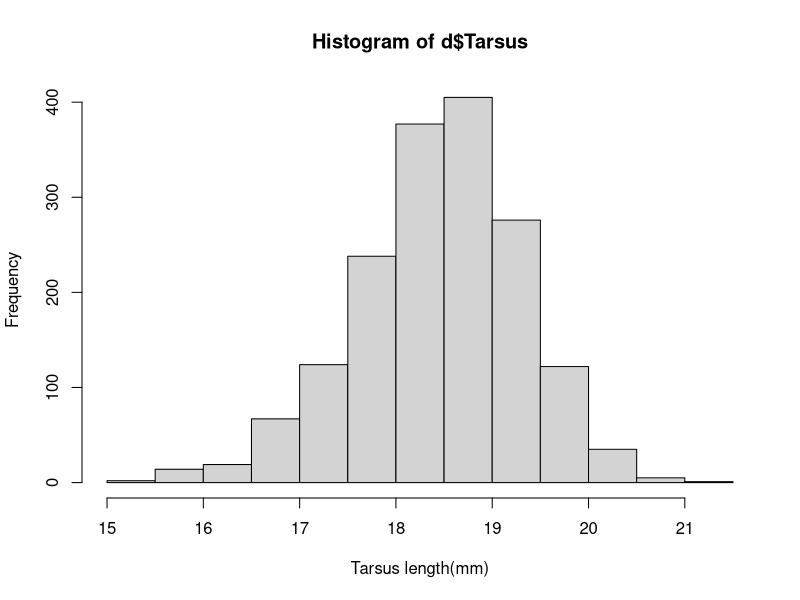
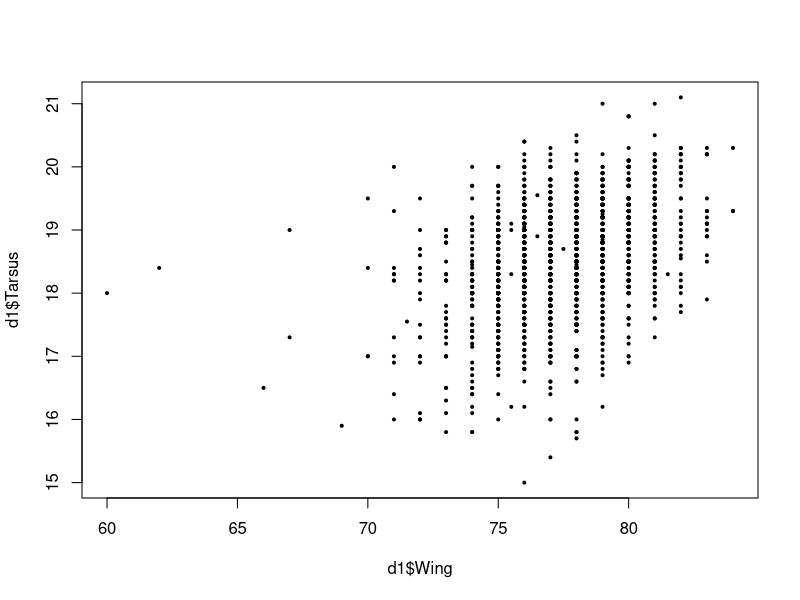
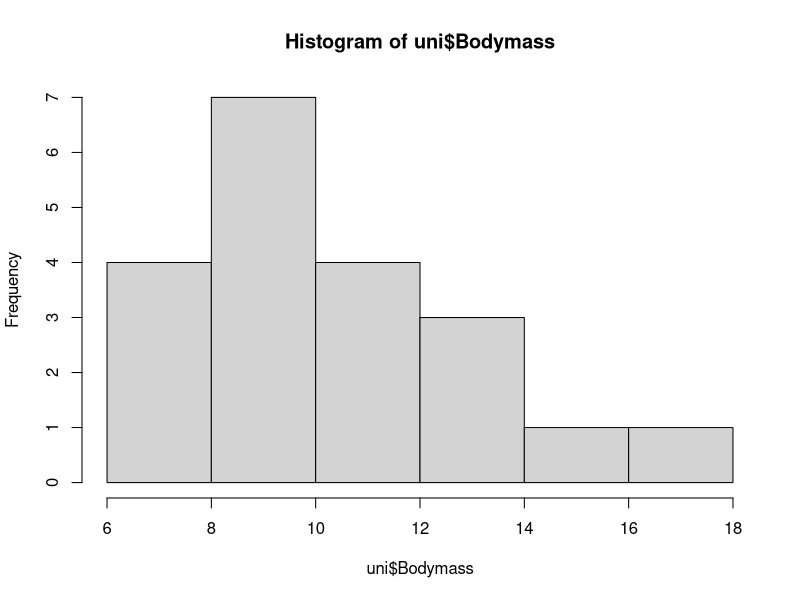
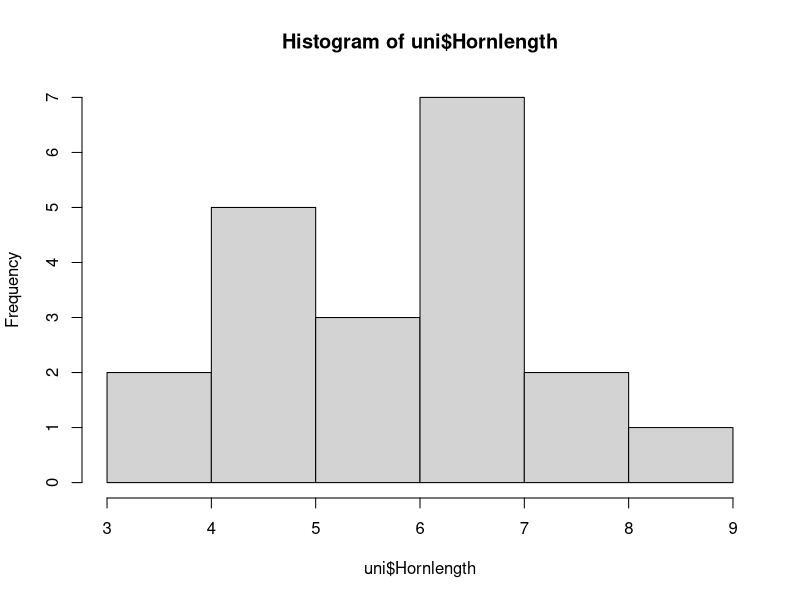
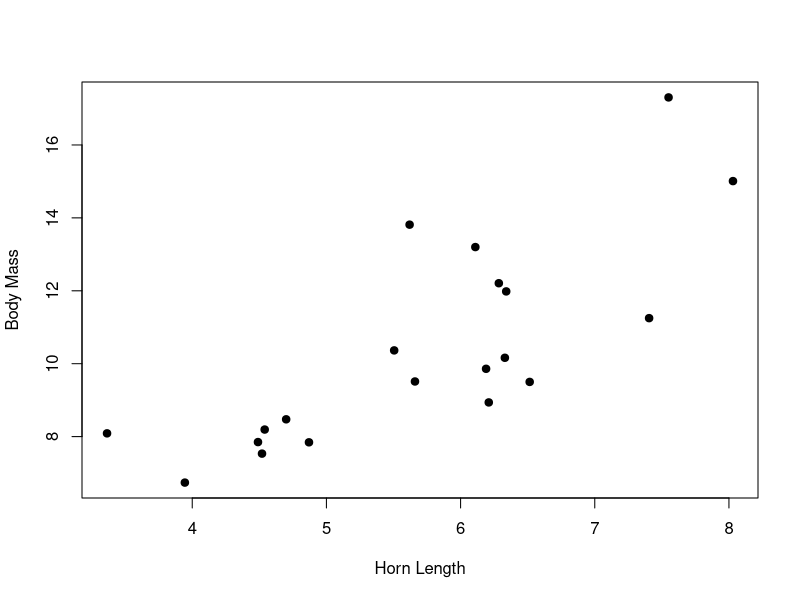
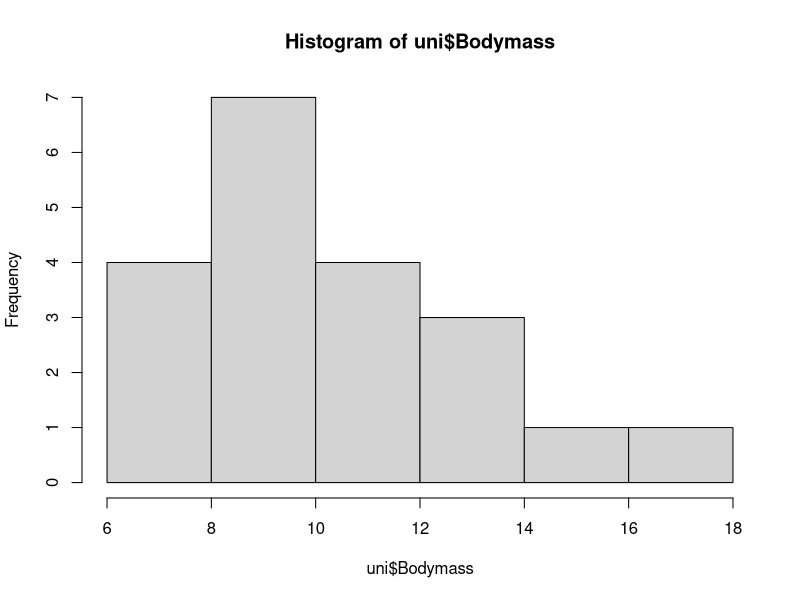
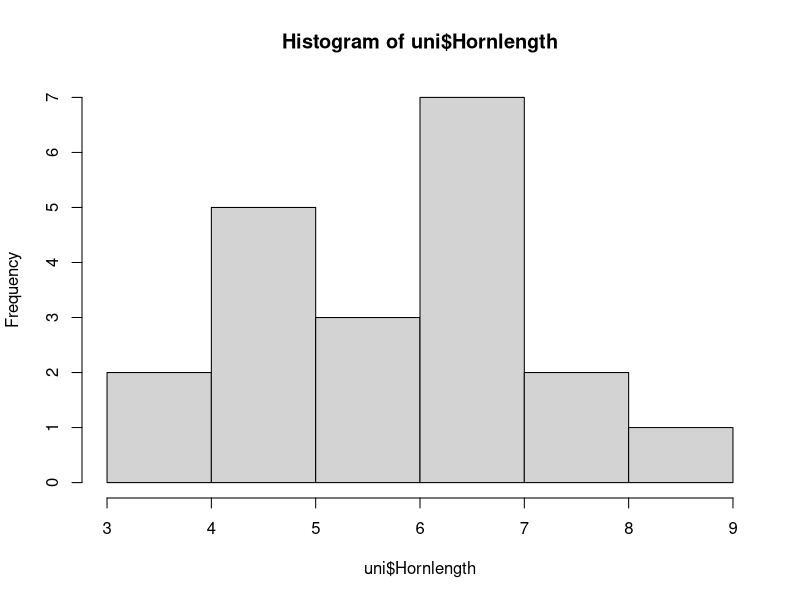
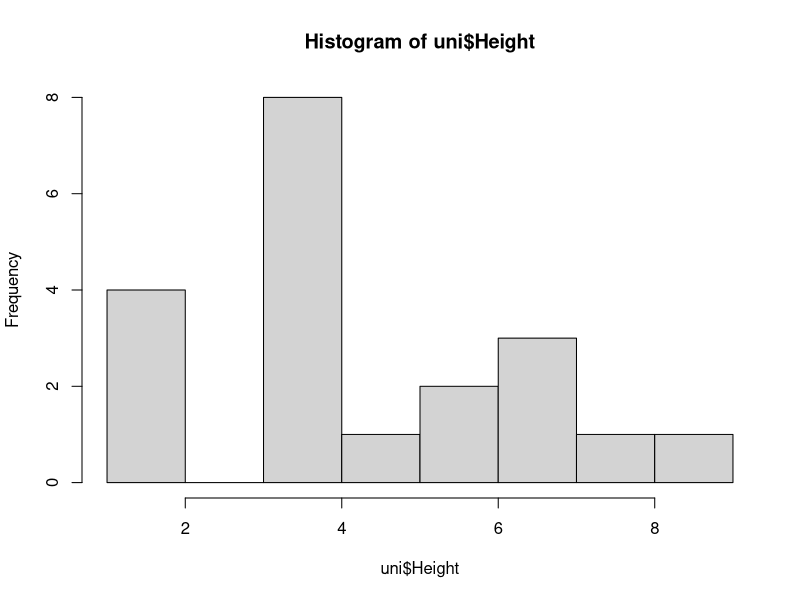

These charts were generated, in order, by the following R code:
## Desc: working through Handout 1 of Stats 2 with Julia
## Date: 13/01/2020
rm(list=ls())
d <- read.table("../data/SparrowSize.txt", header = T)
str(d)
names(d)
head(d)

#### Centrality and Spread ####
hist(d$Tarsus, xlab = "Tarsus length(mm)")
mean(d$Tarsus, na.rm = T)
var(d$Tarsus, na.rm = T)
sd(d$Tarsus, na.rm = T)


## Covariance
d1 <- subset(d, d$Tarsus != "NA")
d1 <- subset(d1, d1$Wing != "NA")
## dont match because they are not independant
sumz <- var(d1$Tarsus) + var(d1$Wing)
test <- var(d1$Tarsus + d1$Wing)

# plot(jitter(d1$Wing), d1$Tarsus, pch = 19, cex = .4)
plot(d1$Wing, d1$Tarsus, pch = 19, cex = .4)

# when you take covariance into account they match
cov(d1$Tarsus, d1$Wing)
sumz <- sumz + 2*cov(d1$Tarsus, d1$Wing)


## 10^2 * var^2(A) =  var^2(A * 10)

var(d1$Tarsus*10)
var(d1$Tarsus)*10^2


uni <- read.table("../data/RUnicorns.txt", header = T)
str(uni)
head(uni)
mean(uni$Bodymass)
sd(uni$Bodymass)
var(uni$Bodymass)
hist(uni$Bodymass)
mean(uni$Hornlength)
sd(uni$Hornlength)
var(uni$Hornlength)
hist(uni$Hornlength)
plot(uni$Bodymass~uni$Hornlength, pch = 19, xlab = "Horn Length", ylab = "Body Mass")



## Unicorn LM

hist(uni$Bodymass)
hist(uni$Hornlength)
hist(uni$Height)
cor.test(uni$Hornlength, uni$Height)
boxplot(uni$Bodymass~uni$Gender)
boxplot((uni$Bodymass~uni$Pregnant))
plot(uni$Hornlength[uni$Gender=="Female"], uni$Bodymass[uni$Gender== "Female"], pch = 19, xlab = "horn len", ylab = "body mass", xlim = c(2,10), ylim = c(6,19))
points(uni$Hornlength[uni$Gender=="Male"], uni$Bodymass[uni$Gender== "Male"], pch = 19, col = "red")
points(uni$Hornlength[uni$Gender=="Undecided"], uni$Bodymass[uni$Gender== "Undecided"], pch = 19, col = "green")

boxplot(uni$Bodymass~uni$Glizz)
plot(uni$Hornlength[uni$Glizz==0], uni$Bodymass[uni$Glizz==0], pch = 19, xlab = "Horn len", ylab = "Body Mass", xlim = c(2, 10), ylim = c(6,19))
points(uni$Hornlength[uni$Glizz==1], uni$Bodymass[uni$Glizz==1])


FullModel <- lm(uni$Bodymass~uni$Hornlength + uni$Gender + uni$Pregnant + uni$Glizz)
summary(FullModel)

u1 <- subset(uni, uni$Pregnant==0)
FullModel <- lm(u1$Bodymass~u1$Hornlength + u1$Gender + u1$Glizz)
summary(FullModel)

ReducedModel <- lm(u1$Bodymass~u1$Hornlength+u1$Glizz)
summary(ReducedModel)
plot(u1$Hornlength[u1$Glizz==0], u1$Bodymass[u1$Glizz==0], pch = 19, xlab = "horn Len", ylab = "body mass", xlim = c(2,10), ylim = c(6,19))
points(u1$Hornlength[u1$Glizz==1], u1$Bodymass[u1$Glizz==1], pch = 19, col = "red")
abline(ReducedModel)


ModForPlot <- lm(u1$Bodymass~u1$Hornlength)
summary(ModForPlot)
plot(u1$Hornlength[u1$Glizz==0], u1$Bodymass[u1$Glizz==0], pch = 19 ,  xlab = "horn len", ylab = " body mass", xlim = c(2,10), ylim = c(6,19))
points(u1$Hornlength[u1$Glizz==1], u1$Bodymass[u1$Glizz==1], pch = 19, col = "red")
abline(ModForPlot)

##check for independance of len and glizz

boxplot(u1$Hornlength~u1$Glizz)
t.test(u1$Hornlength~u1$Glizz)
plot(ReducedModel)

plot(u1$Hornlength[u1$Glizz==0], u1$Bodymass[u1$Glizz==0], pch = 10, xlab = "horn len", ylab = "body mass", xlim = c(3,8), ylim = c(6,15))
points(u1$Hornlength[u1$Glizz==1], u1$Bodymass[u1$Glizz==1], pch = 10, col = "red")
abline(ReducedModel)

#### Linear models - interpretation of interactions - two-level fixed factor and continous variable ####

rm(list = ls())

dat <- read.table("../data/data.txt", header = T)
head(dat)
str(dat)

fullmodel <- lm(species_richness~fertilizer * method, data = dat)
summary(fullmodel)


plot(dat$species_richness[dat$method=="conventional"]~dat$fertilizer[dat$method=="conventional"], pch = 16, xlim = c(0,50), ylim = c(0,70), col = "grey", ylab =  "species richness", xlab = "fertilizer")
points(dat$species_richness[dat$method=="organic"]~dat$fertilizer[dat$method=="organic"])


plot(fullmodel)

# Linear models - interpretation of interactions - three-level fixed factor and continous variable

rm(list = ls())

d <- read.table("../data/Three-way-Unicorn.txt", header = T)

names(d)
head(d)
mean(d$Bodymass)
sd(d$Bodymass)
var(d$Bodymass)
par(mfrow = c(1,2))
hist(d$Bodymass)
mean(d$HornLength)
sd(d$HornLength)
var(d$HornLength)
hist(d$HornLength)
dev.off()

plot(d$HornLength[d$Gender=="male"]~d$Bodymass[d$Gender=="male"], xlim=c(70,100),ylim=c(0,18), pch=19, xlab="Bodymass (kg)", ylab="Hornlength (cm)")
points(d$Bodymass[d$Gender=="female"],d$HornLength[d$Gender=="female"], col="red", pch=19)
points(d$Bodymass[d$Gender=="not_sure"], d$HornLength[d$Gender=="not_sure"], col="green", pch=19)

mod <- lm(HornLength~Gender * Bodymass, data = d)
summary(mod)

